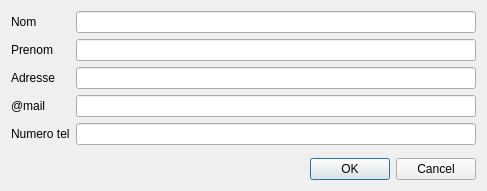
<?xml version="1.0" encoding="UTF-8"?>
<ui version="4.0">
 <class>Dialog</class>
 <widget class="QDialog" name="Dialog">
  <property name="geometry">
   <rect>
    <x>0</x>
    <y>0</y>
    <width>487</width>
    <height>191</height>
   </rect>
  </property>
  <property name="windowTitle">
   <string>Dialog</string>
  </property>
  <layout class="QVBoxLayout" name="verticalLayout">
   <item>
    <layout class="QFormLayout" name="formLayout">
     <property name="fieldGrowthPolicy">
      <enum>QFormLayout::AllNonFixedFieldsGrow</enum>
     </property>
     <item row="0" column="0">
      <widget class="QLabel" name="Nom">
       <property name="minimumSize">
        <size>
         <width>16</width>
         <height>0</height>
        </size>
       </property>
       <property name="text">
        <string>Nom</string>
       </property>
      </widget>
     </item>
     <item row="0" column="1">
      <widget class="QLineEdit" name="lineNom"/>
     </item>
     <item row="1" column="0">
      <widget class="QLabel" name="Prenom">
       <property name="text">
        <string>Prenom</string>
       </property>
      </widget>
     </item>
     <item row="1" column="1">
      <widget class="QLineEdit" name="linePrenom"/>
     </item>
     <item row="2" column="1">
      <widget class="QLineEdit" name="lineAdresse"/>
     </item>
     <item row="3" column="0">
      <widget class="QLabel" name="Mail">
       <property name="text">
        <string>@mail</string>
       </property>
      </widget>
     </item>
     <item row="3" column="1">
      <widget class="QLineEdit" name="lineMail">
       <property name="sizePolicy">
        <sizepolicy hsizetype="Expanding" vsizetype="Preferred">
         <horstretch>0</horstretch>
         <verstretch>0</verstretch>
        </sizepolicy>
       </property>
      </widget>
     </item>
     <item row="4" column="0">
      <widget class="QLabel" name="NumeroTel">
       <property name="text">
        <string>Numero tel</string>
       </property>
      </widget>
     </item>
     <item row="4" column="1">
      <widget class="QLineEdit" name="lineNumeroTel"/>
     </item>
     <item row="2" column="0">
      <widget class="QLabel" name="Adresse">
       <property name="text">
        <string>Adresse</string>
       </property>
      </widget>
     </item>
    </layout>
   </item>
   <item>
    <widget class="QDialogButtonBox" name="buttonBox">
     <property name="orientation">
      <enum>Qt::Horizontal</enum>
     </property>
     <property name="standardButtons">
      <set>QDialogButtonBox::Cancel|QDialogButtonBox::Ok</set>
     </property>
    </widget>
   </item>
  </layout>
 </widget>
 <resources/>
 <connections>
  <connection>
   <sender>buttonBox</sender>
   <signal>accepted()</signal>
   <receiver>Dialog</receiver>
   <slot>accept()</slot>
   <hints>
    <hint type="sourcelabel">
     <x>248</x>
     <y>254</y>
    </hint>
    <hint type="destinationlabel">
     <x>157</x>
     <y>274</y>
    </hint>
   </hints>
  </connection>
  <connection>
   <sender>buttonBox</sender>
   <signal>rejected()</signal>
   <receiver>Dialog</receiver>
   <slot>reject()</slot>
   <hints>
    <hint type="sourcelabel">
     <x>316</x>
     <y>260</y>
    </hint>
    <hint type="destinationlabel">
     <x>286</x>
     <y>274</y>
    </hint>
   </hints>
  </connection>
 </connections>
</ui>
